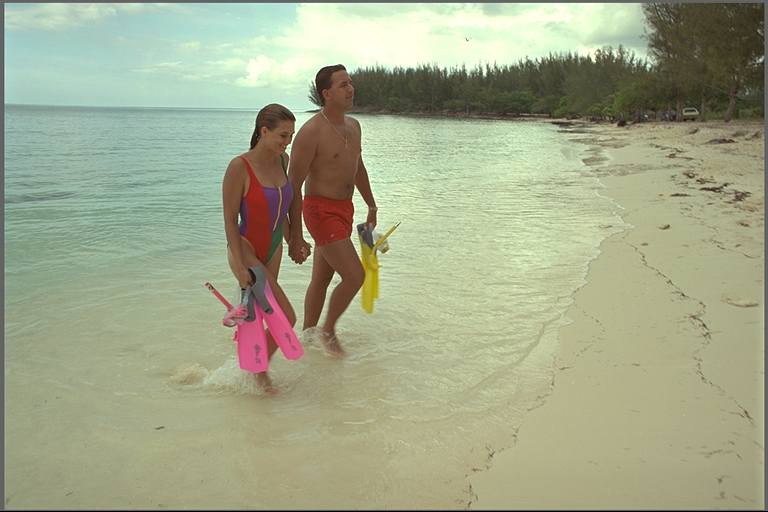
%> input picture Dataset/Part B/IMG_1.png, 768 x 512 px
$ octave non_linear_stretching_sigmoid.m   (GNU Octave 9; MATLAB toolbox functions it lacks are replaced by stand-ins)
%> lines starting %> are read from the running program, lines starting %| are printed output that depends on the picture
close all;
clear all;
clc
%%================================================================================================
D = '../Dataset/Part A/';
% D = '../Dataset/Part B/';
S = fullfile(pwd, D, 'IMG_1.png');
im = imread(S); % Read the Image
%> im is the input picture: size 512x768x3 uint8; mean R, G, B 161.6, 167, 137.9
hsv_im = rgb2hsv(im);
%> hsv_im: size 512x768x3 double; mean H, S, V 0.224, 0.225, 0.671

i = hsv_im(:,:,3);
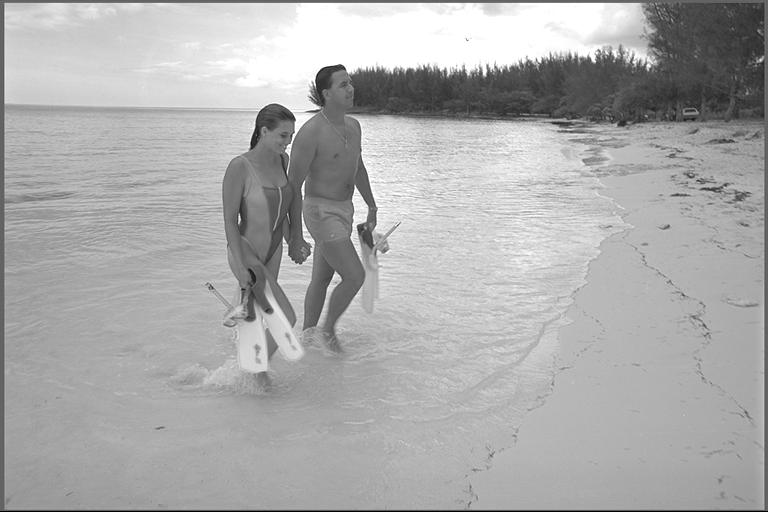
%> i: size 512x768 double; min 0, max 1, mean 0.671
i_255 = uint8(i*255);

i_new = linear_stretch(i);
%> in linear_stretch, `xmin = double(min(x(:)));`: xmin = 0
%> in linear_stretch, `xmax = double(max(x(:)));`: xmax = 1
hsv_im(:,:,3) = i_new;
y =  hsv2rgb(hsv_im);

figure; imshow(im), title('Original Image');
figure; imshow(y), title('Linear Stretched Image')

figure; imhist(im)
%> after `imhist(im)`:
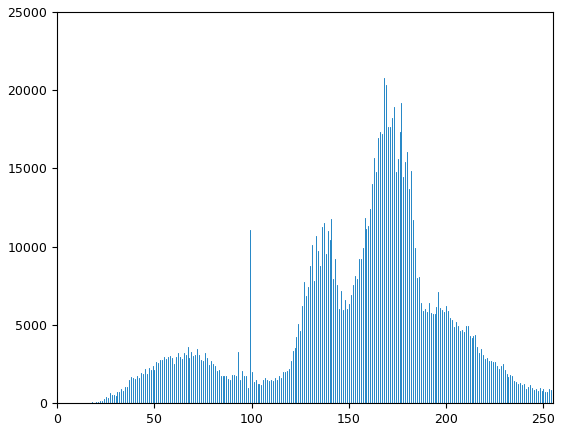
%> figure redrawn from the program's plot data; highest point at x = 255, y = 21431
figure; imhist(y)
%> after `imhist(y)`:
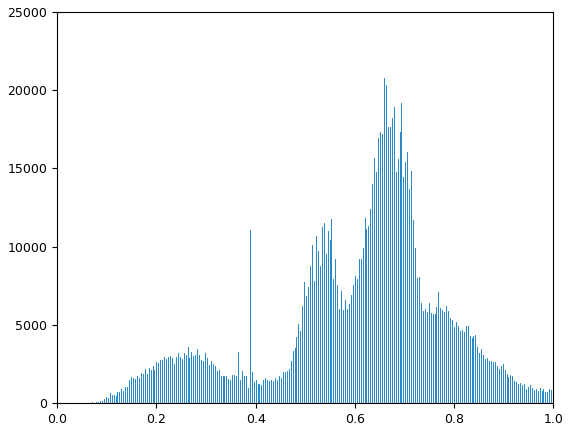
%> figure redrawn from the program's plot data; highest point at x = 1, y = 21431

%> the run ends on the next line
brisque_orig_img = round(brisque(im), 4);
% [2 lines not run here, left out]
function op_im = linear_stretch(im)
    x = im;
    ymin = 0;
    ymax = 1;

    xmin = double(min(x(:)));
    xmax = double(max(x(:)));

    y=x;
    for i=0:255
        I = find(x==i); %index of pixels in input image with value ‘i’
        y(I) = (i-xmin)/(xmax-xmin);
    end

    op_im = y;
end

$ run again, with Dataset/Part B/IMG_10.png copied over Dataset/Part B/IMG_1.png
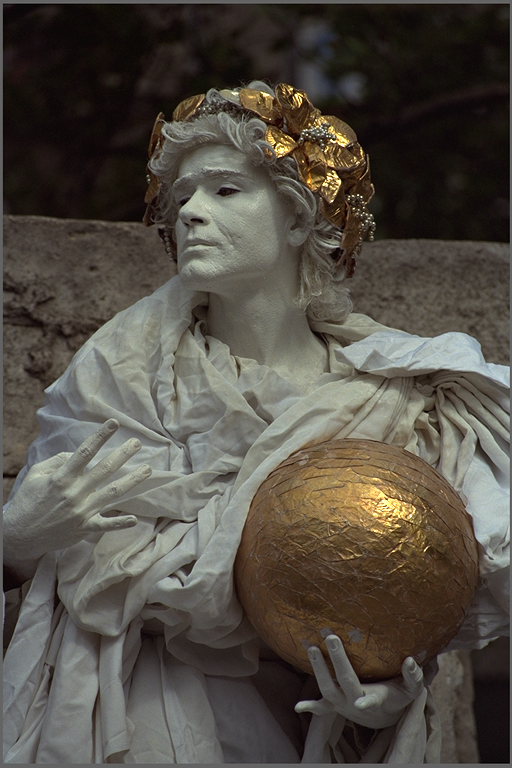
%> input picture Dataset/Part B/IMG_10.png, 512 x 768 px
%> im is the input picture: size 768x512x3 uint8; mean R, G, B 82.7, 77.1, 69
%> hsv_im: size 768x512x3 double; mean H, S, V 0.187, 0.249, 0.329
%> `i = hsv_im(:,:,3);`:
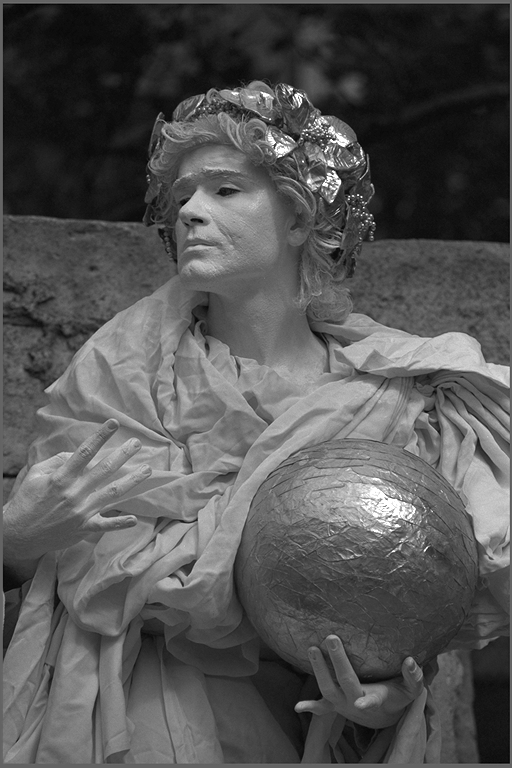
%> i: size 768x512 double; min 0.00392, max 1, mean 0.329
%> xmin = 0.00392
%> xmax = 1
%> `imhist(y)`:
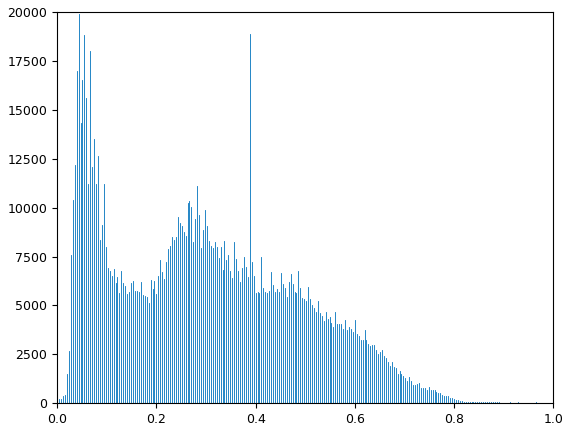
%> figure redrawn from the program's plot data; highest point at x = 0.0431, y = 19921

$ run again, with Dataset/Part B/IMG_11.png copied over Dataset/Part B/IMG_1.png
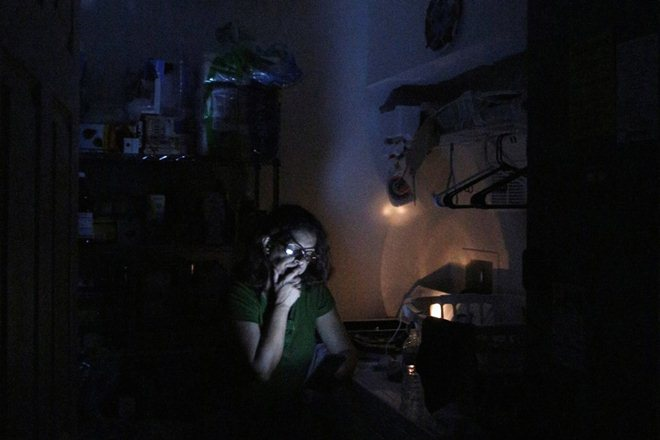
%> input picture Dataset/Part B/IMG_11.png, 660 x 440 px
%> im is the input picture: size 440x660x3 uint8; mean R, G, B 19.3, 19.2, 22.6
%> hsv_im: size 440x660x3 double; mean H, S, V 0.379, 0.278, 0.0986
%> `i = hsv_im(:,:,3);`:
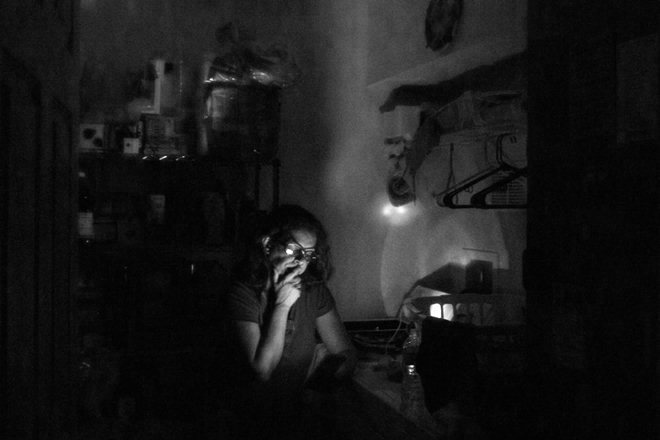
%> i: size 440x660 double; min 0, max 1, mean 0.0986
%> xmin = 0
%> xmax = 1
%> `imhist(y)`:
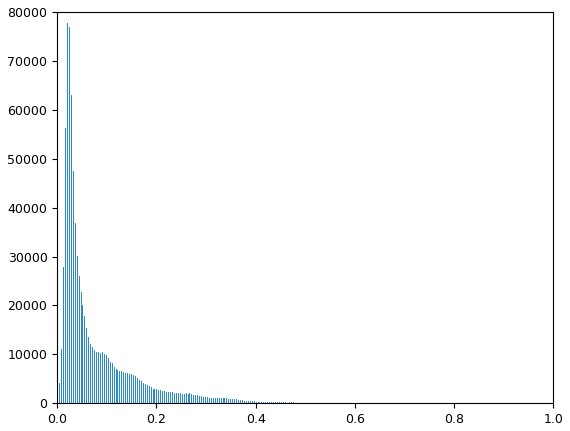
%> figure redrawn from the program's plot data; highest point at x = 0.0196, y = 77848

$ run again, with Dataset/Part B/IMG_2.png copied over Dataset/Part B/IMG_1.png
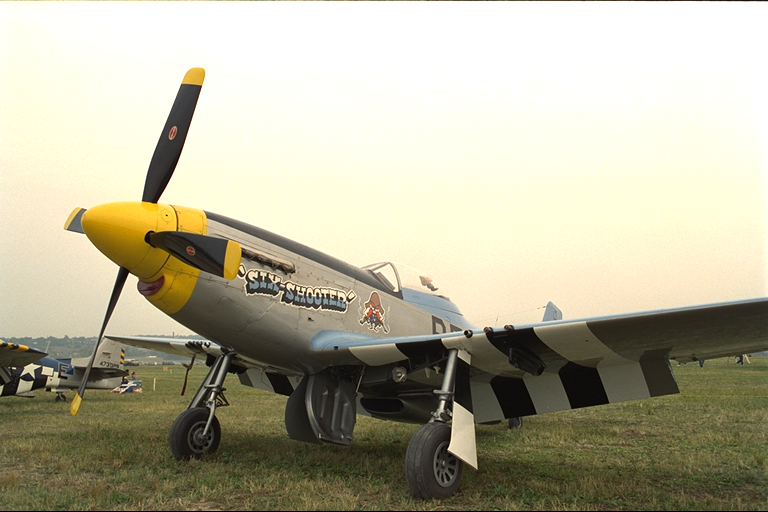
%> input picture Dataset/Part B/IMG_2.png, 768 x 512 px
%> im is the input picture: size 512x768x3 uint8; mean R, G, B 180.5, 176.3, 154.7
%> hsv_im: size 512x768x3 double; mean H, S, V 0.132, 0.202, 0.709
%> `i = hsv_im(:,:,3);`:
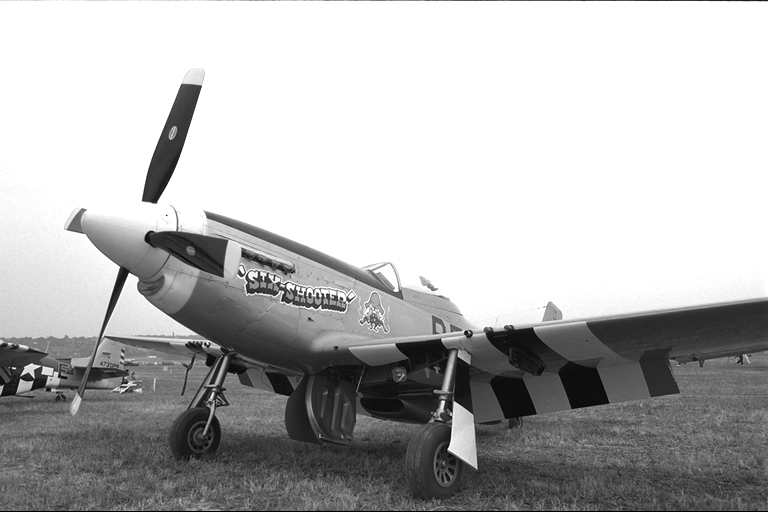
%> i: size 512x768 double; min 0, max 1, mean 0.709
%> xmin = 0
%> xmax = 1
%> `imhist(im)`:
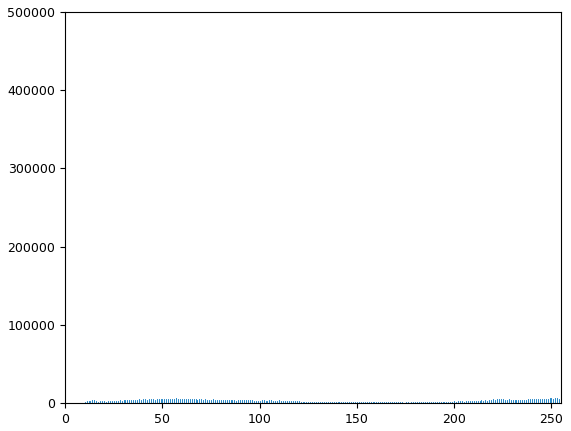
%> figure redrawn from the program's plot data; highest point at x = 255, y = 404442
